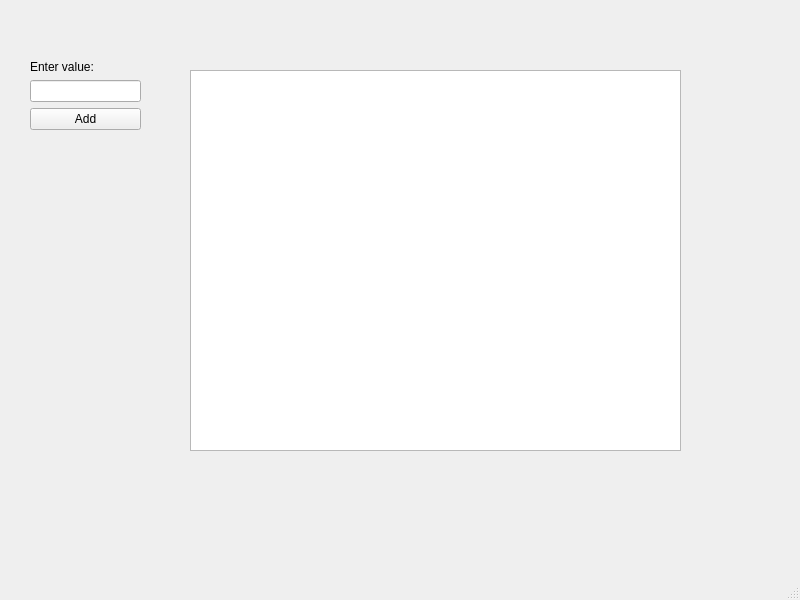
<?xml version="1.0" encoding="UTF-8"?>
<ui version="4.0">
 <class>MainWindow</class>
 <widget class="QMainWindow" name="MainWindow">
  <property name="geometry">
   <rect>
    <x>0</x>
    <y>0</y>
    <width>800</width>
    <height>600</height>
   </rect>
  </property>
  <property name="windowTitle">
   <string>MainWindow</string>
  </property>
  <widget class="QWidget" name="centralwidget">
   <widget class="QWidget" name="verticalLayoutWidget">
    <property name="geometry">
     <rect>
      <x>30</x>
      <y>60</y>
      <width>111</width>
      <height>391</height>
     </rect>
    </property>
    <layout class="QVBoxLayout" name="verticalLayout">
     <item>
      <widget class="QLabel" name="label">
       <property name="text">
        <string>Enter value:</string>
       </property>
      </widget>
     </item>
     <item>
      <widget class="QLineEdit" name="addValueInput"/>
     </item>
     <item>
      <widget class="QPushButton" name="addNodeButton">
       <property name="text">
        <string>Add</string>
       </property>
       <property name="autoDefault">
        <bool>false</bool>
       </property>
      </widget>
     </item>
     <item>
      <spacer name="verticalSpacer">
       <property name="orientation">
        <enum>Qt::Orientation::Vertical</enum>
       </property>
       <property name="sizeHint" stdset="0">
        <size>
         <width>20</width>
         <height>40</height>
        </size>
       </property>
      </spacer>
     </item>
    </layout>
   </widget>
   <widget class="QGraphicsView" name="graphicsView">
    <property name="geometry">
     <rect>
      <x>190</x>
      <y>70</y>
      <width>491</width>
      <height>381</height>
     </rect>
    </property>
   </widget>
  </widget>
  <widget class="QMenuBar" name="menubar">
   <property name="geometry">
    <rect>
     <x>0</x>
     <y>0</y>
     <width>800</width>
     <height>37</height>
    </rect>
   </property>
  </widget>
  <widget class="QStatusBar" name="statusbar"/>
 </widget>
 <resources/>
 <connections/>
</ui>
